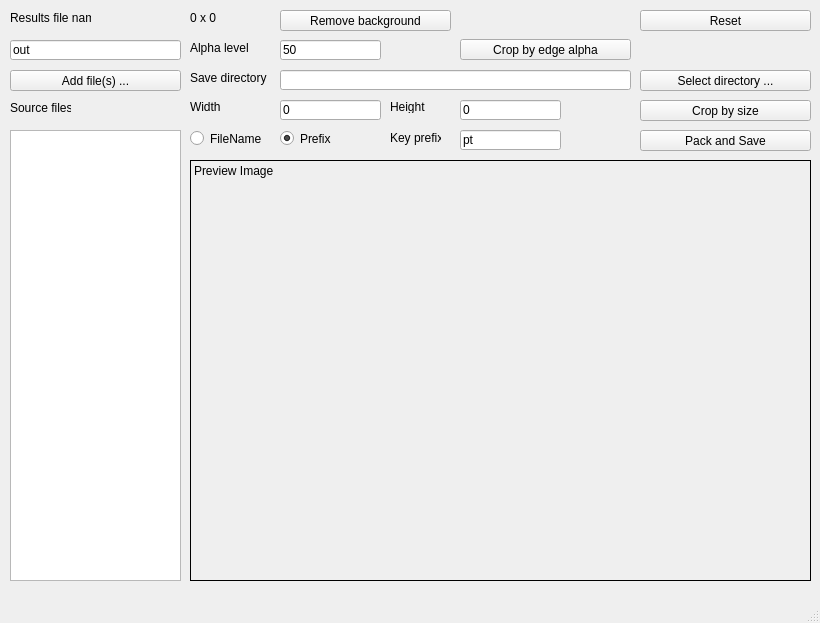
<?xml version="1.0" encoding="UTF-8"?>
<ui version="4.0">
 <class>MainWindow</class>
 <widget class="QMainWindow" name="MainWindow">
  <property name="geometry">
   <rect>
    <x>0</x>
    <y>0</y>
    <width>820</width>
    <height>623</height>
   </rect>
  </property>
  <property name="windowTitle">
   <string>TexPack</string>
  </property>
  <widget class="QWidget" name="centralwidget">
   <widget class="QListView" name="lstvwSourceFiles">
    <property name="geometry">
     <rect>
      <x>10</x>
      <y>130</y>
      <width>171</width>
      <height>451</height>
     </rect>
    </property>
    <property name="editTriggers">
     <set>QAbstractItemView::NoEditTriggers</set>
    </property>
    <property name="selectionMode">
     <enum>QAbstractItemView::SingleSelection</enum>
    </property>
   </widget>
   <widget class="QPushButton" name="btnFilesOpen">
    <property name="geometry">
     <rect>
      <x>10</x>
      <y>70</y>
      <width>171</width>
      <height>21</height>
     </rect>
    </property>
    <property name="text">
     <string>Add file(s) ...</string>
    </property>
   </widget>
   <widget class="QLabel" name="lblPreview">
    <property name="geometry">
     <rect>
      <x>190</x>
      <y>160</y>
      <width>621</width>
      <height>421</height>
     </rect>
    </property>
    <property name="frameShape">
     <enum>QFrame::Box</enum>
    </property>
    <property name="lineWidth">
     <number>1</number>
    </property>
    <property name="text">
     <string>Preview Image</string>
    </property>
    <property name="alignment">
     <set>Qt::AlignLeading|Qt::AlignLeft|Qt::AlignTop</set>
    </property>
   </widget>
   <widget class="QLabel" name="lblSize">
    <property name="geometry">
     <rect>
      <x>190</x>
      <y>10</y>
      <width>81</width>
      <height>16</height>
     </rect>
    </property>
    <property name="text">
     <string>0 x 0</string>
    </property>
   </widget>
   <widget class="QPushButton" name="btnRemoveColor">
    <property name="geometry">
     <rect>
      <x>280</x>
      <y>10</y>
      <width>171</width>
      <height>21</height>
     </rect>
    </property>
    <property name="text">
     <string>Remove background</string>
    </property>
   </widget>
   <widget class="QPushButton" name="btnCompactImage">
    <property name="geometry">
     <rect>
      <x>460</x>
      <y>39</y>
      <width>171</width>
      <height>21</height>
     </rect>
    </property>
    <property name="text">
     <string>Crop by edge alpha</string>
    </property>
   </widget>
   <widget class="QPushButton" name="btnPackImages">
    <property name="geometry">
     <rect>
      <x>640</x>
      <y>130</y>
      <width>171</width>
      <height>21</height>
     </rect>
    </property>
    <property name="text">
     <string>Pack and Save</string>
    </property>
   </widget>
   <widget class="QLineEdit" name="edtOutFilename">
    <property name="geometry">
     <rect>
      <x>10</x>
      <y>40</y>
      <width>171</width>
      <height>20</height>
     </rect>
    </property>
    <property name="text">
     <string>out</string>
    </property>
   </widget>
   <widget class="QLineEdit" name="edtAlphaLevel">
    <property name="geometry">
     <rect>
      <x>280</x>
      <y>40</y>
      <width>101</width>
      <height>20</height>
     </rect>
    </property>
    <property name="text">
     <string>50</string>
    </property>
   </widget>
   <widget class="QLabel" name="lblAplha">
    <property name="geometry">
     <rect>
      <x>190</x>
      <y>40</y>
      <width>81</width>
      <height>16</height>
     </rect>
    </property>
    <property name="text">
     <string>Alpha level</string>
    </property>
   </widget>
   <widget class="QPushButton" name="btnSelectDirectory">
    <property name="geometry">
     <rect>
      <x>640</x>
      <y>70</y>
      <width>171</width>
      <height>21</height>
     </rect>
    </property>
    <property name="text">
     <string>Select directory ...</string>
    </property>
   </widget>
   <widget class="QPushButton" name="btnReset">
    <property name="geometry">
     <rect>
      <x>640</x>
      <y>10</y>
      <width>171</width>
      <height>21</height>
     </rect>
    </property>
    <property name="text">
     <string>Reset</string>
    </property>
   </widget>
   <widget class="QLabel" name="lblDirectory">
    <property name="geometry">
     <rect>
      <x>190</x>
      <y>70</y>
      <width>81</width>
      <height>16</height>
     </rect>
    </property>
    <property name="text">
     <string>Save directory</string>
    </property>
   </widget>
   <widget class="QLabel" name="lblKeyPrefix">
    <property name="geometry">
     <rect>
      <x>390</x>
      <y>130</y>
      <width>51</width>
      <height>16</height>
     </rect>
    </property>
    <property name="text">
     <string>Key prefix</string>
    </property>
   </widget>
   <widget class="QLineEdit" name="edtKeyPrefix">
    <property name="geometry">
     <rect>
      <x>460</x>
      <y>130</y>
      <width>101</width>
      <height>20</height>
     </rect>
    </property>
    <property name="text">
     <string>pt</string>
    </property>
   </widget>
   <widget class="QRadioButton" name="rbtPref_prefix">
    <property name="geometry">
     <rect>
      <x>280</x>
      <y>130</y>
      <width>82</width>
      <height>17</height>
     </rect>
    </property>
    <property name="text">
     <string>Prefix</string>
    </property>
    <property name="checked">
     <bool>true</bool>
    </property>
   </widget>
   <widget class="QRadioButton" name="rbtPref_filename">
    <property name="geometry">
     <rect>
      <x>190</x>
      <y>130</y>
      <width>82</width>
      <height>17</height>
     </rect>
    </property>
    <property name="text">
     <string>FileName</string>
    </property>
    <property name="checked">
     <bool>false</bool>
    </property>
   </widget>
   <widget class="QLabel" name="lblResultFile">
    <property name="geometry">
     <rect>
      <x>10</x>
      <y>10</y>
      <width>81</width>
      <height>16</height>
     </rect>
    </property>
    <property name="text">
     <string>Results file name</string>
    </property>
   </widget>
   <widget class="QLabel" name="lblSourceFiles">
    <property name="geometry">
     <rect>
      <x>10</x>
      <y>100</y>
      <width>61</width>
      <height>16</height>
     </rect>
    </property>
    <property name="text">
     <string>Source files</string>
    </property>
   </widget>
   <widget class="QPushButton" name="btnCrop">
    <property name="geometry">
     <rect>
      <x>640</x>
      <y>100</y>
      <width>171</width>
      <height>21</height>
     </rect>
    </property>
    <property name="text">
     <string>Crop by size</string>
    </property>
   </widget>
   <widget class="QLineEdit" name="edtCropWidth">
    <property name="geometry">
     <rect>
      <x>280</x>
      <y>100</y>
      <width>101</width>
      <height>20</height>
     </rect>
    </property>
    <property name="text">
     <string>0</string>
    </property>
   </widget>
   <widget class="QLineEdit" name="edtCropHeight">
    <property name="geometry">
     <rect>
      <x>460</x>
      <y>100</y>
      <width>101</width>
      <height>20</height>
     </rect>
    </property>
    <property name="text">
     <string>0</string>
    </property>
   </widget>
   <widget class="QLabel" name="lblCropWidth">
    <property name="geometry">
     <rect>
      <x>190</x>
      <y>100</y>
      <width>47</width>
      <height>13</height>
     </rect>
    </property>
    <property name="text">
     <string>Width</string>
    </property>
   </widget>
   <widget class="QLabel" name="lblCropHeight">
    <property name="geometry">
     <rect>
      <x>390</x>
      <y>100</y>
      <width>47</width>
      <height>13</height>
     </rect>
    </property>
    <property name="text">
     <string>Height</string>
    </property>
   </widget>
   <widget class="QLineEdit" name="edtDirectoryPath">
    <property name="geometry">
     <rect>
      <x>280</x>
      <y>70</y>
      <width>351</width>
      <height>20</height>
     </rect>
    </property>
    <property name="readOnly">
     <bool>true</bool>
    </property>
   </widget>
  </widget>
  <widget class="QMenuBar" name="menubar">
   <property name="geometry">
    <rect>
     <x>0</x>
     <y>0</y>
     <width>820</width>
     <height>21</height>
    </rect>
   </property>
  </widget>
  <widget class="QStatusBar" name="statusbar"/>
 </widget>
 <resources/>
 <connections/>
</ui>
